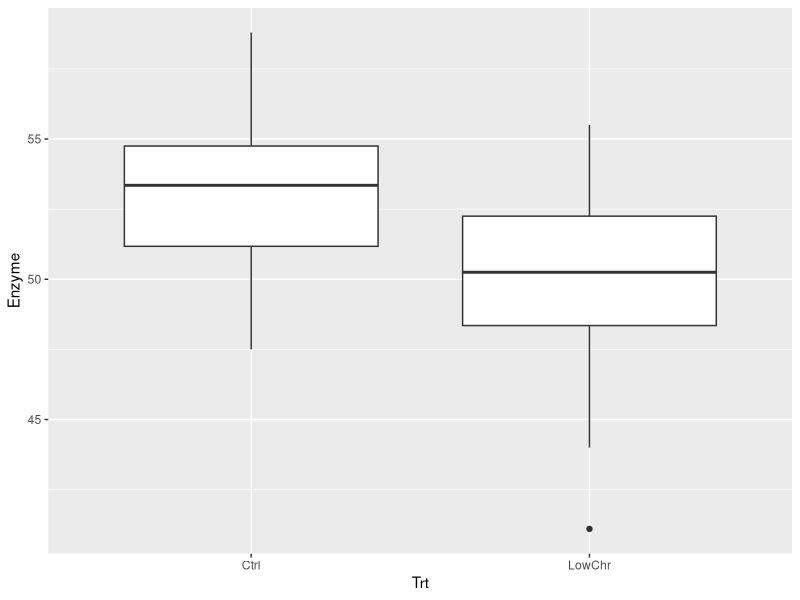
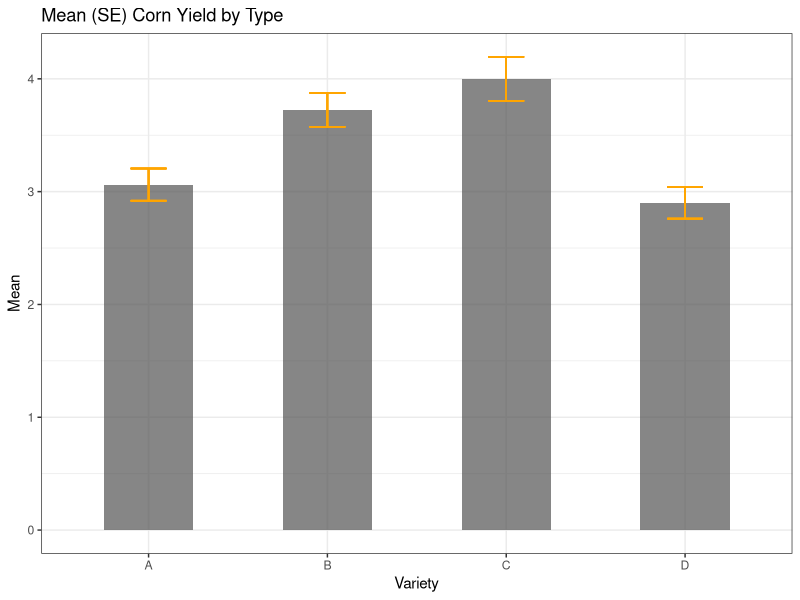

The R script that drew these images, in order: (Note: this script raises an error after producing the figures.)
## ---- chunk 1
library(tidyverse)
library(broom)
library(car)
library(emmeans)
## ---- chunk 2
rat_data <- readr::read_csv("RatLiver.csv") %>% 
    mutate(Trt = as.factor(Trt)) 
tibble::glimpse(rat_data)
## ---- chunk 3
rat_data %>% 
  ggplot(aes(y = Enzyme, x = Trt)) + 
  geom_boxplot()
## ---- chunk 4
rat_ftest <- tidy(var.test(Enzyme ~ Trt, data = rat_data))
rat_ftest
## ---- chunk 5
rat_levene <- tidy(leveneTest(Enzyme ~ Trt, data = rat_data,
                center = "median"))
rat_levene
## ---- chunk 6
rat_ttest <- tidy(t.test(Enzyme ~ Trt, 
                         data = rat_data, 
                         var.equal = TRUE))
rat_ttest
## ---- chunk 7
rat_lm <- lm(Enzyme ~ Trt, data = rat_data)
anova(rat_lm)
## ---- chunk 8
corn_data <- readr::read_csv("CornYield.csv") %>% 
  mutate(Variety = as.factor(Variety)) %>%
  group_by(Variety) %>% 
  mutate(Mean = mean(Yield),
         SE = sd(Yield)/sqrt(length(Yield))) %>%
  ungroup()
  
tibble::glimpse(corn_data)
## ---- chunk 9
corn_data %>%
  dplyr::select(-Yield) %>% 
  ggplot(aes(x = Variety, y = Mean)) + 
  geom_col(alpha = 0.15, position = "dodge", width = 0.5) +
  geom_errorbar(aes(ymin = Mean - SE, ymax = Mean + SE), 
                width = 0.2,
                color = "orange",
                position = position_dodge()) +
  ggtitle("Mean (SE) Corn Yield by Type") +
  theme_bw()
## ---- chunk 10
corn_lm <- lm(Yield ~ Variety, data = corn_data)
corn_lm
summary(corn_lm)
anova(corn_lm)
## ---- chunk 11
corn_anova_tidy <- tidy(anova(corn_lm))
corn_anova_tidy
## ---- chunk 12
corn_em <- emmeans(corn_lm, pairwise ~ Variety, adjust = "none")
corn_em
## ---- chunk 13
corn_em_info <- emmeans(corn_lm, ~ Variety, adjust = "none")
corn_em_tidy <- tidy(corn_em_info)
corn_em_tidy
## ---- chunk 14
corn_em_tidy_pairs <- tidy(pairs(corn_em_info), adjust = "none")
corn_em_tidy_pairs
## ---- chunk 15
CLD(corn_em$emmeans, adjust = "none")
## ---- chunk 16
plot(corn_em$emmeans, comparisons = TRUE)
## ---- chunk 17
par(mfrow = c(2,2))
plot(corn_lm)
